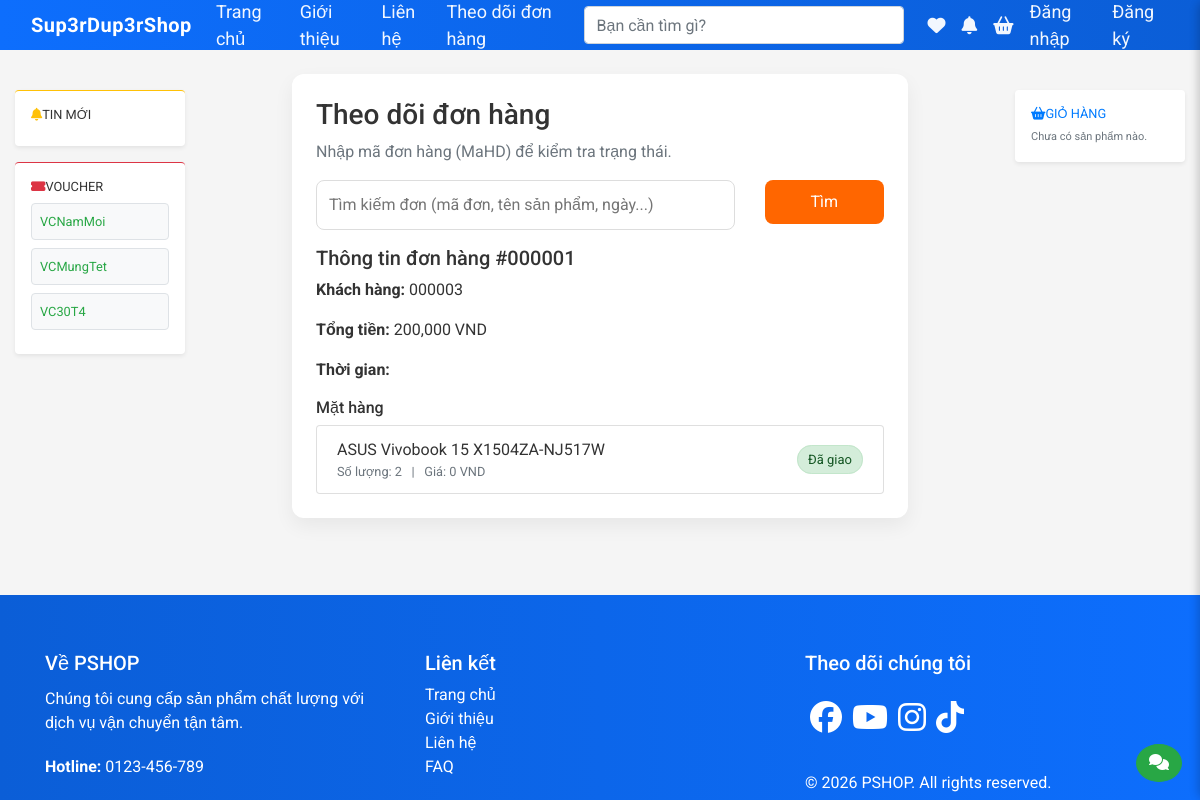
The app's page /track-order.php?maHD=1, older data.
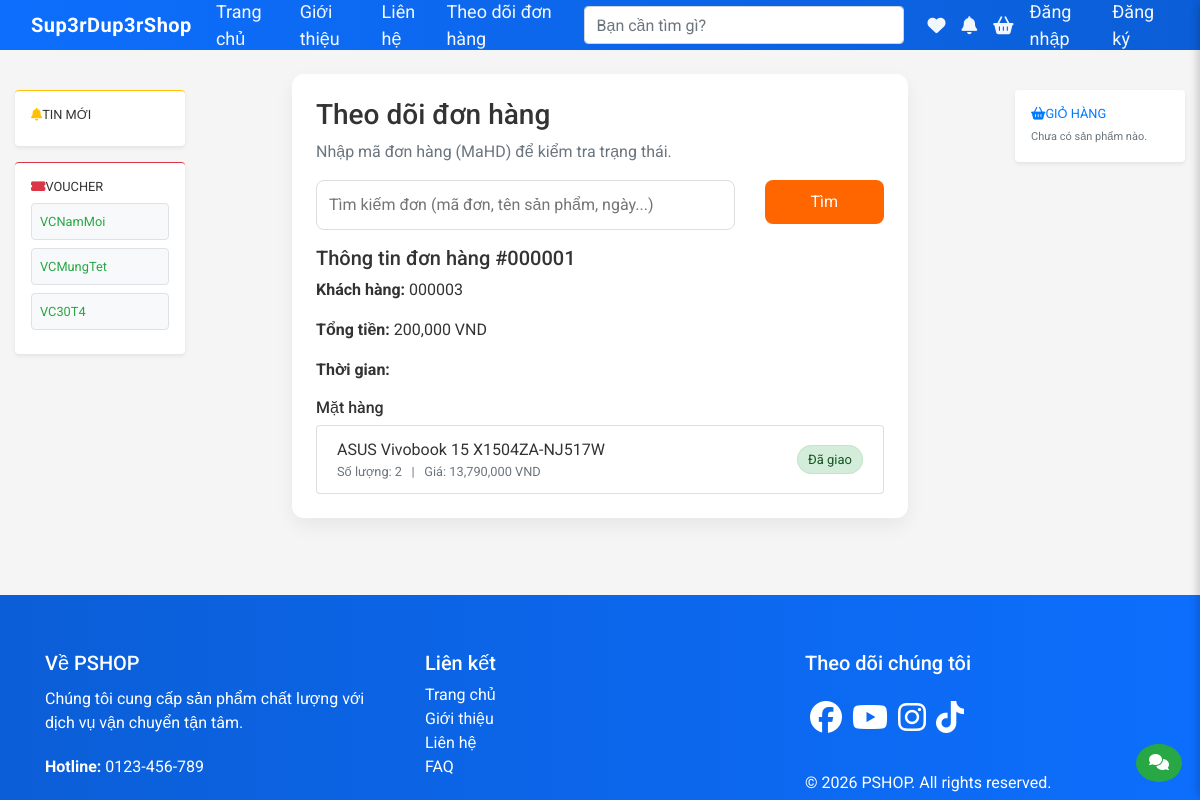
The same page, newer data.
### tables this page shows
CREATE TABLE IF NOT EXISTS `Vouchers` (
  `id` INT AUTO_INCREMENT PRIMARY KEY,
  `Code` VARCHAR(100) NOT NULL,
  `Description` TEXT,
  `DiscountPercent` INT DEFAULT NULL,
  `DiscountAmount` DECIMAL(10,2) DEFAULT NULL,
  `ValidFrom` DATE DEFAULT NULL,
  `ValidTo` DATE DEFAULT NULL,
  `Quantity` INT DEFAULT NULL,
  `CreatedAt` TIMESTAMP DEFAULT CURRENT_TIMESTAMP
);

CREATE TABLE IF NOT EXISTS `HoaDon` (
  `MaHD` INT(6) ZEROFILL AUTO_INCREMENT PRIMARY KEY,
  `MaTK` INT(6) ZEROFILL NOT NULL,
  `SoTien` FLOAT NOT NULL,
  `Status` VARCHAR(50) NOT NULL DEFAULT 'Chờ thanh toán',
  `NgayThanhToan` TIMESTAMP DEFAULT CURRENT_TIMESTAMP ON UPDATE CURRENT_TIMESTAMP,
  CONSTRAINT HD_MaTK_FK FOREIGN KEY (MaTK) REFERENCES Account(MaTK) ON DELETE CASCADE
);

CREATE TABLE IF NOT EXISTS `LS_Mua` (
  `MaHD` INT(6) ZEROFILL NOT NULL,
  `MaTK` INT(6) ZEROFILL NOT NULL,
  `MaSP` VARCHAR(6) NOT NULL,
  `TenSP` VARCHAR(100) NOT NULL,
  `SoLuong` INT NOT NULL,
  `GiaTien` FLOAT NOT NULL,
  `State` VARCHAR(50) NOT NULL,
  `NgayMua` TIMESTAMP DEFAULT CURRENT_TIMESTAMP ON UPDATE CURRENT_TIMESTAMP,
  PRIMARY KEY (MaHD, MaSP),
  CONSTRAINT LS_MaHD_FK FOREIGN KEY (MaHD) REFERENCES HoaDon(MaHD) ON DELETE CASCADE,
  CONSTRAINT LS_MaSP_FK FOREIGN KEY (MaSP) REFERENCES Products(MaSP) ON DELETE CASCADE
);

### model/m_voucher.php (called while the page is built, shortened)
<?php
require_once 'm_database.php';
class M_voucher extends M_database {
    public function getAll($limit = 50) {
        $conn = $this->getConnection();
        $limit = (int)$limit;
        $stmt = $conn->prepare("SELECT * FROM Vouchers ORDER BY CreatedAt DESC LIMIT " . $limit);
        if (!$stmt->execute()) {
            error_log("Voucher getAll execute error: " . $stmt->error);
            return null;
        }
        return $stmt->get_result();
    }
}
?>

### model/m_database.php (called while the page is built, shortened)
<?php
    class M_database {
        public $CONFIG_serverName = "localhost";
        public $CONFIG_userName = "root";
        public $CONFIG_password = "";
        public $CONFIG_dbName = "salespage";
        public $conn, $query = null;
        public function __construct() {
            $this->conn = new mysqli($this->CONFIG_serverName, $this->CONFIG_userName,
                                        $this->CONFIG_password, $this->CONFIG_dbName);
            if ($this->conn->connect_error) {
                $logDir = __DIR__ . '/../logs';
                if (!is_dir($logDir)) {
                    @mkdir($logDir, 0755, true);
                }
                $message = date('Y-m-d H:i:s') . " | DATABASE CONNECTION FAILED: " . $this->conn->connect_error . PHP_EOL;
                @error_log($message, 3, $logDir . '/db_errors.log');
            } else {
                try {
                    $this->conn->query("SET time_zone = '+00:00'");
                } catch (Exception $e) {
                }
            }
        }
        public function setQuery($sql_query) {
            $this->query = $sql_query;
        }
        public function excuteQuery() {
                $result = $this->conn->query($this->query);
                return $result;
        }
    }
?>

### model/m_hoadon.php (called while the page is built, shortened)
<?php
    include_once("m_database.php");
    class M_hoadon extends M_database
    {
        public function getHoaDon($maHD)
        {
            return $this->excuteQuery();
        }
    }
?>

### model/m_lsMua.php (called while the page is built, shortened)
<?php
    include_once("m_database.php");
    class M_lsMua extends M_database
    {
        public function getLSMua($maHD)
        {
            return $this->excuteQuery();
        }
    }
?>

### track-order.php (the view, shortened to what the rows shown need)
<?php include('template/head.php') ?>
<?php include('template/header.php') ?>
<?php
    include_once 'model/m_database.php';
    include_once 'model/m_hoadon.php';
    include_once 'model/m_lsMua.php';
    include_once 'model/m_voucher.php';
    $hdModel = new M_hoadon();
    $lsModel = new M_lsMua();
    include_once 'model/m_pagebuilder.php';
    $sideVouchers = $vm->getAll(5);
    $order = null;
    $items = null;
    function getOrderStateClass($state) {
        $s = mb_strtolower(trim((string)$state));
        if (mb_stripos($s, 'đã giao') !== false || mb_stripos($s, 'da giao') !== false) return 'state-success';
        return 'state-pending';
    }
    $ordersArr = [];
    if (isset($_SESSION['user_id']) && intval($_SESSION['user_id']) > 0) {
        $maTK = intval($_SESSION['user_id']);
        $ordersRes = $hdModel->getVisibleHoaDonByMaTK($maTK);
        if ($ordersRes === false || ($ordersRes && $ordersRes->num_rows === 0)) {
            $message = 'Bạn chưa có đơn hàng nào.';
        } else {
            while ($row = $ordersRes->fetch_assoc()) {
                $maHD = $row['MaHD'];
                $itemsRes = $lsModel->getLSMua($maHD);
                $itemsArr = [];
                if ($itemsRes && $itemsRes->num_rows > 0) {
                    while ($it = $itemsRes->fetch_assoc()) $itemsArr[] = $it;
                }
                $row['items'] = $itemsArr;
                $ordersArr[] = $row;
            }
            if (!empty($_GET['q'])) {
                $q = mb_strtolower(trim($_GET['q']));
                $filtered = [];
                foreach ($ordersArr as $ord) {
                    $hay = mb_strtolower($ord['MaHD'] . ' ' . ($ord['created_at'] ?? ($ord['createdAt'] ?? '')) . ' ' . ($ord['SoTien'] ?? '') );
                    foreach ($ord['items'] as $it) { $hay .= ' ' . mb_strtolower($it['TenSP']); }
                    if (mb_strpos($hay, $q) !== false) $filtered[] = $ord;
                }
                $ordersArr = $filtered;
            }
        }
    } else {
        if (!empty($_GET['maHD'])) {
            $maHD = intval($_GET['maHD']);
            if ($maHD <= 0) {
                $message = 'Mã đơn không hợp lệ.';
            } else {
                $res = $hdModel->getHoaDon($maHD);
                if ($res && $res->num_rows > 0) {
                    $order = $res->fetch_assoc();
                    $items = $lsModel->getLSMua($maHD);
                } else {
                    $message = 'Không tìm thấy đơn hàng với mã đã cung cấp.';
                }
            }
        }
    }
?>
<div class="container-fluid py-4">
    <div class="row gx-4">
        <aside class="col-lg-2 d-none d-lg-block">
            <div class="side-promo">
                <div class="system-widgets mt-3">
                    <?php if ($sideVouchers && $sideVouchers->num_rows > 0): ?>
                        <div class="promo-card p-3 shadow-sm rounded bg-white border-top border-danger border-3">
                            <?php while($vv = $sideVouchers->fetch_assoc()): ?>
                                <div class="mb-2 p-2 rounded bg-light border border-dashed">
                                    <strong class="text-success small d-block"><?= htmlspecialchars($vv['Code']) ?></strong>
                                </div>
                            <?php endwhile; ?>
                        </div>
                    <?php endif; ?>
                </div>
            </div>
        </aside>
        <main class="col-12 col-lg-8">
            <div class="main__container">
                <div class="track-card">
                    <h3>Theo dõi đơn hàng</h3>
                    <p class="text-muted">Nhập mã đơn hàng (MaHD) để kiểm tra trạng thái.</p>
                    <form class="track-form row g-2 mb-3" method="GET" action="track-order.php">
                        <div class="col-9">
                        </div>
                        <div class="col-3">
                        </div>
                    </form>
                    <?php if (!empty($ordersArr)): ?>
                        <h5>Đơn hàng của bạn</h5>
                        <?php foreach($ordersArr as $o):
                            $maHD = $o['MaHD'];
                            $orderItems = $o['items'] ?? [];
                            $forbiddenStates = ['Đang chuẩn bị hàng', 'Đang giao hàng'];
                            $deletable = true;
                            foreach ($orderItems as $oi) {
                                if (in_array(trim($oi['State']), $forbiddenStates, true)) { $deletable = false; break; }
                            }
                        ?>
                            <div class="card mb-3">
                                <div class="card-body">
                                    <div class="d-flex justify-content-between align-items-center mb-2">
                                        <div>
                                            <strong>Đơn #<?= htmlspecialchars($o['MaHD']) ?></strong>
                                            <div class="small text-muted">Thời gian: <?= htmlspecialchars($o['created_at'] ?? ($o['createdAt'] ?? '')) ?></div>
                                        </div>
                                        <div class="text-end">
                                            <div>Tổng: <strong><?= number_format($o['SoTien'] ?? 0) ?> VND</strong></div>
                                        </div>
                                    </div>
                                            <div class="d-flex justify-content-end mb-2">
                                                <?php if ($deletable): ?>
                                                    <form method="POST" onsubmit="return confirm('Bạn chắc chắn muốn xóa đơn #<?= htmlspecialchars($o['MaHD']) ?>?');">
                                                        <input type="hidden" name="action" value="delete">
                                                        <input type="hidden" name="maHD" value="<?= htmlspecialchars($o['MaHD']) ?>">
                                                        <button type="submit" class="btn btn-sm btn-outline-danger">Xóa đơn</button>
                                                    </form>
                                                <?php else: ?>
                                                    <button class="btn btn-sm btn-outline-secondary" disabled title="Đơn đang xử lý, không thể xóa">Không thể xóa</button>
                                                <?php endif; ?>
                                            </div>
                                    <div class="list-group">
                                        <?php if (is_array($orderItems) && count($orderItems) > 0): foreach($orderItems as $it): ?>
                                            <div class="list-group-item d-flex justify-content-between align-items-center">
                                                <div>
                                                    <div class="fw-bold"><?= htmlspecialchars($it['TenSP']) ?></div>
                                                    <div class="small text-muted">Số lượng: <?= intval($it['SoLuong']) ?> &nbsp; | &nbsp; Giá: <?= number_format($it['GiaTien']) ?> VND</div>
                                                </div>
                                                <div>
                                                        <?php $stateRaw = $it['State'] ?? ''; $stateClass = getOrderStateClass($stateRaw); ?>
                                                        <span class="state-badge <?= $stateClass ?>"><?= htmlspecialchars($it['State']) ?></span>
                                                </div>
                                            </div>
                                        <?php endforeach; else: ?>
                                            <div class="small text-muted">Không có mặt hàng nào trong đơn này.</div>
                                        <?php endif; ?>
                                    </div>
                                </div>
                            </div>
                        <?php endforeach; ?>
                    <?php elseif ($order): ?>
                        <h5>Thông tin đơn hàng #<?= htmlspecialchars($order['MaHD']) ?></h5>
                        <p><strong>Khách hàng:</strong> <?= htmlspecialchars($order['MaTK'] ?? 'Khách lẻ') ?></p>
                        <p><strong>Tổng tiền:</strong> <?= number_format($order['SoTien'] ?? 0) ?> VND</p>
                        <p><strong>Thời gian:</strong> <?= htmlspecialchars($order['created_at'] ?? ($order['createdAt'] ?? '')) ?></p>
                        <h6 class="mt-3">Mặt hàng</h6>
                        <div class="list-group">
                                        <?php if ($items && $items->num_rows > 0): while($it = $items->fetch_assoc()): ?>
                                <div class="list-group-item d-flex justify-content-between align-items-center">
                                    <div>
                                        <div class="fw-bold"><?= htmlspecialchars($it['TenSP']) ?></div>
                                        <div class="small text-muted">Số lượng: <?= intval($it['SoLuong']) ?> &nbsp; | &nbsp; Giá: <?= number_format($it['GiaTien']) ?> VND</div>
                                    </div>
                                    <div>
                                                    <?php $stateRaw = $it['State'] ?? ''; $stateClass = getOrderStateClass($stateRaw); ?>
                                        <span class="state-badge <?= $stateClass ?>"><?= htmlspecialchars($it['State']) ?></span>
                                    </div>
                                </div>
                            <?php endwhile; else: ?>
                                <div class="small text-muted">Không có mặt hàng nào được tìm thấy.</div>
                            <?php endif; ?>
                        </div>
                    <?php endif; ?>
                </div>
            </div>
        </main>
    </div>
</div>
<?php include('template/footer.php') ?>

Row changes from the older to the newer data that the page shows:
changed ls_mua "ASUS Vivobook 15 X1504ZA-NJ517W": GiaTien "0" → "13,790,000"
